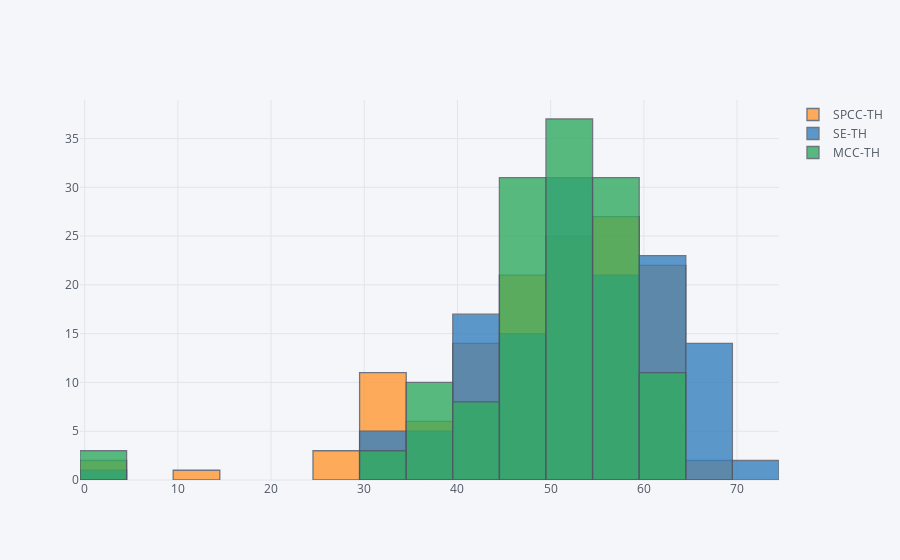

Here is the notebook cell this chart was saved with:
### Markdown cell above
### Histogram for Sem 6 - 2018 Passouts

### Code cell
df2018[['SPCC-TH','SE-TH','MCC-TH']].iplot(kind='hist',bins='25')

### Figure 1 — Plotly figure (JSON) as saved in the notebook; plotly's stock layout.template omitted (floating-point values rounded to 4 significant figures; data arrays with more than 128 entries replaced by an {"elided": "..."} marker saying what was removed)
{"data": [{"histfunc": "count", "histnorm": "", "marker": {"color": "rgba(255, 153, 51, 1.0)", "line": {"color": "#4D5663", "width": 1.3}}, "name": "SPCC-TH", "nbinsx": "25", "opacity": 0.8, "orientation": "v", "type": "histogram", "x": {"elided": "134 int values"}}, {"histfunc": "count", "histnorm": "", "marker": {"color": "rgba(55, 128, 191, 1.0)", "line": {"color": "#4D5663", "width": 1.3}}, "name": "SE-TH", "nbinsx": "25", "opacity": 0.8, "orientation": "v", "type": "histogram", "x": {"elided": "134 int values"}}, {"histfunc": "count", "histnorm": "", "marker": {"color": "rgba(50, 171, 96, 1.0)", "line": {"color": "#4D5663", "width": 1.3}}, "name": "MCC-TH", "nbinsx": "25", "opacity": 0.8, "orientation": "v", "type": "histogram", "x": {"elided": "134 int values"}}], "layout": {"barmode": "overlay", "legend": {"bgcolor": "#F5F6F9", "font": {"color": "#4D5663"}}, "paper_bgcolor": "#F5F6F9", "plot_bgcolor": "#F5F6F9", "titlefont": {"color": "#4D5663"}, "xaxis1": {"gridcolor": "#E1E5ED", "showgrid": true, "tickfont": {"color": "#4D5663"}, "title": "", "titlefont": {"color": "#4D5663"}, "zerolinecolor": "#E1E5ED"}, "yaxis1": {"gridcolor": "#E1E5ED", "showgrid": true, "tickfont": {"color": "#4D5663"}, "title": "", "titlefont": {"color": "#4D5663"}, "zerolinecolor": "#E1E5ED"}}}
